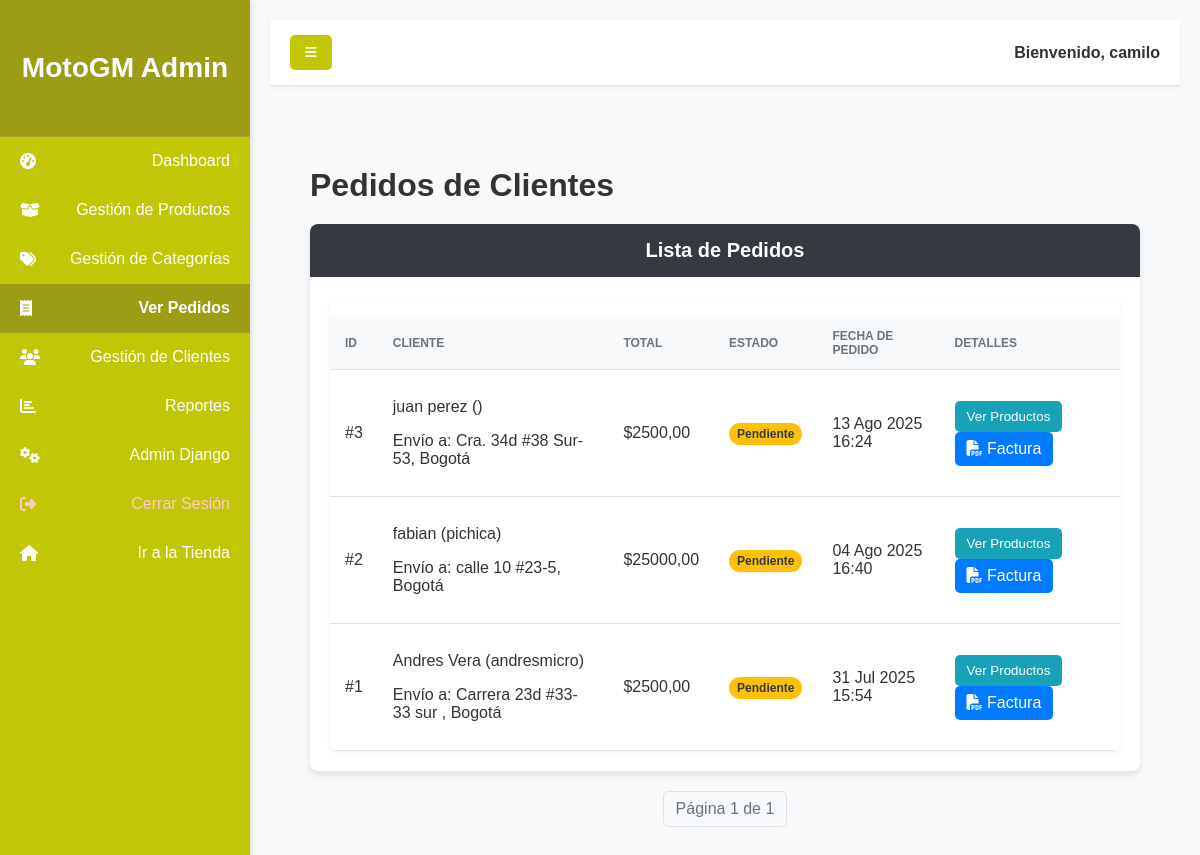
Screenshot of /dashboard_admin/ver-pedidos/ (signed in) with the database file from the repository.
### productos/models.py (models this page shows, shortened)
class Pedido(models.Model):
    usuario = models.ForeignKey(User, on_delete=models.CASCADE, null=True, blank=True)
    nombre = models.CharField(max_length=100)
    direccion = models.CharField(max_length=255)
    ciudad = models.CharField(max_length=100)
    total_pedido = models.DecimalField(max_digits=10, decimal_places=2, default=0.00)
    fecha_creacion = models.DateTimeField(auto_now_add=True)
    estado = models.CharField(max_length=50, choices=ESTADO_CHOICES, default='Pendiente')

### dashboard_admin/views.py (the view)
# urls.py: path('ver-pedidos/', views.ver_pedidos, name='ver_pedidos'),
@login_required
@user_passes_test(is_staff)
def ver_pedidos(request):
    pedidos = Pedido.objects.all().order_by('-fecha_creacion')
    paginator = Paginator(pedidos, 10) # 10 pedidos por página
    page_number = request.GET.get('page')
    page_obj = paginator.get_page(page_number)
    context = {
        'page_obj': page_obj
    }
    return render(request, 'dashboard_admin/ver_pedidos.html', context)

### dashboard_admin/views.py (called while the page is built)
def is_staff(user):
        return user.is_staff

### productos/context_processors.py (called while the page is built)
def cart_item_count(request):
    cart_count = 0
    if request.user.is_authenticated:
        cart_count = CarritoItem.objects.filter(usuario=request.user).count() # o .aggregate(Sum('cantidad'))['cantidad__sum'] si quieres sumar las cantidades
    return {'cart_count': cart_count}

### dashboard_admin/templates/dashboard_admin/ver_pedidos.html (shortened to what this page needs)
{% extends 'dashboard_admin/dashboard_base.html' %}
{% load static %}
{% block dashboard_content %}
<div class="container-fluid-custom py-4">
    <h1 class="content-title">Pedidos de Clientes</h1>
    <div class="row">
        <div class="col-12">
            <div class="card-pedidos">
                <div class="card-header-pedidos">
                    <h6 class="text-white text-capitalize">Lista de Pedidos</h6>
                </div>
                <div class="card-body">
                    <div class="table-responsive">
                        <table class="table-pedidos">
                            <thead>
                                <tr>
                                    <th>ID</th>
                                    <th>Cliente</th>
                                    <th>Total</th>
                                    <th>Estado</th>
                                    <th>Fecha de Pedido</th>
                                    <th>Detalles</th>
                                </tr>
                            </thead>
                            <tbody>
                                {% for pedido in page_obj %}
                                <tr>
                                    <td>
                                        <p class="text-xs font-weight-bold mb-0">#{{ pedido.pk }}</p>
                                    </td>
                                    <td>
                                        <p class="text-xs font-weight-bold mb-0">{{ pedido.nombre }} ({{ pedido.usuario.username }})</p>
                                        <p class="text-xs text-secondary mb-0">Envío a: {{ pedido.direccion }}, {{ pedido.ciudad }}</p>
                                    </td>
                                    <td>
                                        <p class="text-xs font-weight-bold mb-0">${{ pedido.total_pedido|floatformat:2 }}</p>
                                    </td>
                                    <td>
                                        {% if pedido.estado == 'Completado' %}
                                            <span class="badge badge-success">{{ pedido.estado }}</span>
                                        {% elif pedido.estado == 'Cancelado' %}
                                            <span class="badge badge-danger">{{ pedido.estado }}</span>
                                        {% else %}
                                            <span class="badge badge-warning">{{ pedido.estado }}</span>
                                        {% endif %}
                                    </td>
                                    <td class="align-middle">
                                        <span class="text-secondary text-xs font-weight-bold">{{ pedido.fecha_creacion|date:"d M Y H:i" }}</span>
                                    </td>
                                    <td class="align-middle">
                                        <button class="btn-detalles" onclick="showModal('pedidoModal-{{ pedido.pk }}')">
                                            Ver Productos
                                        </button>
                                        <a href="{% url 'dashboard_admin:descargar_factura' pedido.id %}" class="btn-factura">
                                            <i class="fas fa-file-pdf"></i> Factura
                                        </a>
                                    </td>
                                </tr>
                                {% endfor %}
                            </tbody>
                        </table>
                    </div>
                </div>
            </div>
        </div>
    </div>
    <nav aria-label="Page navigation">
        <ul class="pagination">
            <li class="page-item disabled">Página {{ page_obj.number }} de {{ page_obj.paginator.num_pages }}</li>
        </ul>
    </nav>
</div>
{% endblock dashboard_content %}

### dashboard_admin/templates/dashboard_admin/dashboard_base.html (shortened to what this page needs)
    {% load static %}
    <!DOCTYPE html>
    <html lang="es">
    <head>
        <link rel="stylesheet" href="https://cdnjs.cloudflare.com/ajax/libs/font-awesome/6.5.2/css/all.min.css" xintegrity="sha512-SnH5WK+bZxgPHs44uWIX+LLJAJ9/2PkPKZ5QiAj6Ta86w+fsb2TkcmfRyVX3pBnMFcV7oQPJkl9QevSCWr3W6A==" />
        <link rel="stylesheet" href="{% static 'dashboard_admin/styleadmin.css' %}">
    </head>
    <body>
        <div id="wrapper">
            <div class="sidebar-wrapper">
                <div class="sidebar-heading">
                    <h3>MotoGM Admin</h3>
                </div>
                <ul class="list-group">
                    <a href="{% url 'dashboard_admin:dashboard_home' %}" class="list-group-item {% if request.resolver_match.url_name == 'dashboard_home' %}active{% endif %}">
                        <i class="fas fa-tachometer-alt"></i> Dashboard
                    </a>
                    <a href="{% url 'dashboard_admin:producto_list' %}" class="list-group-item {% if 'producto' in request.resolver_match.url_name %}active{% endif %}">
                        <i class="fas fa-box-open"></i> Gestión de Productos
                    </a>
                    <a href="{% url 'dashboard_admin:categoria_list' %}" class="list-group-item {% if 'categoria' in request.resolver_match.url_name %}active{% endif %}">
                        <i class="fas fa-tags"></i> Gestión de Categorías
                    </a>
                    <a href="{% url 'dashboard_admin:ver_pedidos' %}" class="list-group-item {% if 'ver_pedidos' in request.resolver_match.url_name %}active{% endif %}">
                    <i class="fas fa-receipt"></i> Ver Pedidos
                    </a>
                    <a href="{% url 'dashboard_admin:ver_clientes' %}" class="list-group-item {% if 'ver_clientes' in request.resolver_match.url_name %}active{% endif %}">
                    <i class="fas fa-users"></i> Gestión de Clientes
                    </a>
                    <a href="{% url 'dashboard_admin:dashboard_reportes' %}" class="list-group-item {% if 'dashboard_reportes' in request.resolver_match.url_name %}active{% endif %}">
                    <i class="fas fa-chart-bar"></i> Reportes
                    </a>
                    <a href="{% url 'admin:index' %}" class="list-group-item">
                        <i class="fas fa-cogs"></i> Admin Django
                    </a>
                    <a href="{% url 'logout' %}" class="list-group-item text-danger">
                        <i class="fas fa-sign-out-alt"></i> Cerrar Sesión
                    </a>
                    <a href="{% url 'landing_page' %}" class="list-group-item">
                        <i class="fas fa-home"></i> Ir a la Tienda
                    </a>
                </ul>
            </div>
            <div id="page-content-wrapper">
                <nav class="main-navbar">
                    <button class="toggle-btn" id="sidebarToggle">
                        <i class="fas fa-bars"></i>
                    </button>
                    <div class="user-info">
                        Bienvenido, <strong>{{ request.user.username }}</strong>
                    </div>
                </nav>
                <div class="container-fluid-custom">
                    {% block dashboard_content %}{% endblock %}
                </div>
            </div>
        </div>
    </body>
    </html>

### dashboard_admin/static/dashboard_admin/styleadmin.css (style rules this page uses)
:root { --primary-red: #c1c606; --dark-red: #9c9d15; --light-gray: #f8f9fa; --border-color: #dee2e6; --text-color: #333; --white-text: #fff; --success-color: #28a745; --info-color: #17a2b8; --secondary-color: #6c757d; --warning-color: #ffc107; --danger-color: #dc3545; --dark-custom-color: #343a40; }
body { font-family: Arial, sans-serif; margin: 0; padding: 0; overflow-x: hidden; background-color: var(--light-gray); color: var(--text-color); }
#wrapper { display: flex; min-height: 100vh; width: 100%; transition: all 0.3s ease-in-out; }
.sidebar-wrapper { min-width: 250px; max-width: 250px; background-color: var(--primary-red); color: var(--white-text); transition: margin 0.25s ease-out; flex-shrink: 0; box-shadow: 2px 0 5px rgba(0,0,0,0.1); position: relative; z-index: 1000; }
.sidebar-wrapper .sidebar-heading { padding: 1.5rem 1rem; font-size: 1.5rem; text-align: center; background-color: var(--dark-red); border-bottom: 1px solid rgba(255,255,255,0.1); font-weight: bold; }
.sidebar-wrapper .list-group { list-style: none; padding: 0; margin: 0; width: 100%; }
.sidebar-wrapper .list-group-item { display: flex; align-items: center; background-color: var(--primary-red); color: var(--white-text); text-decoration: none; padding: 15px 20px; border-bottom: 1px solid rgba(255,255,255,0.05); transition: background-color 0.2s ease, color 0.2s ease; }
.sidebar-wrapper .list-group-item i { margin-right: 10px; }
.sidebar-wrapper .list-group-item.active { background-color: var(--dark-red); font-weight: bold; }
.sidebar-wrapper .list-group-item.text-danger { color: #ffcccc; }
#page-content-wrapper { width: 100%; min-width: 0; flex-grow: 1; padding: 20px; background-color: var(--light-gray); transition: margin-left 0.25s ease-out; }
.main-navbar { background-color: var(--white-text); border-bottom: 1px solid var(--border-color); padding: 15px 20px; display: flex; justify-content: space-between; align-items: center; margin-bottom: 20px; box-shadow: 0 2px 4px rgba(0,0,0,0.05); }
.main-navbar .toggle-btn { background-color: var(--primary-red); color: var(--white-text); border: none; padding: 10px 15px; border-radius: 5px; cursor: pointer; transition: background-color 0.2s ease; }
.main-navbar .user-info { color: var(--text-color); font-weight: bold; }
.container-fluid-custom { padding: 20px; }
.content-title { font-size: 2rem; color: var(--text-color); margin-bottom: 20px; font-weight: bold; }
.table-responsive { overflow-x: auto; margin-top: 20px; border-radius: 8px; box-shadow: 0 2px 5px rgba(0,0,0,0.05); }
.pagination { display: flex; justify-content: center; list-style: none; padding: 0; margin-top: 20px; }
@media (min-width: 992px) { .main-navbar { flex-direction: row; justify-content: space-between; align-items: center; } }
@media (min-width: 992px) { .main-navbar .toggle-btn { width: auto; } }
@media (min-width: 992px) { .main-navbar .user-info { width: auto; text-align: right; } }

### rows the page displays
Pedido: pk "3", nombre "juan perez", direccion "Cra. 34d #38 Sur-53", ciudad "Bogotá", total_pedido "2500,00", estado "Pendiente", fecha_creacion "13 Ago 2025 16:24"
Pedido: pk "2", nombre "fabian", usuario.username "pichica", direccion "calle 10 #23-5", ciudad "Bogotá", total_pedido "25000,00", estado "Pendiente", fecha_creacion "04 Ago 2025 16:40"
Pedido: pk "1", nombre "Andres Vera", usuario.username "andresmicro", direccion "Carrera 23d #33-33 sur", ciudad "Bogotá", total_pedido "2500,00", estado "Pendiente", fecha_creacion "31 Jul 2025 15:54"

### other values shown
{{ request.user.username }} "camilo"
{{ page_obj.number }} "1"
{{ page_obj.paginator.num_pages }} "1"
